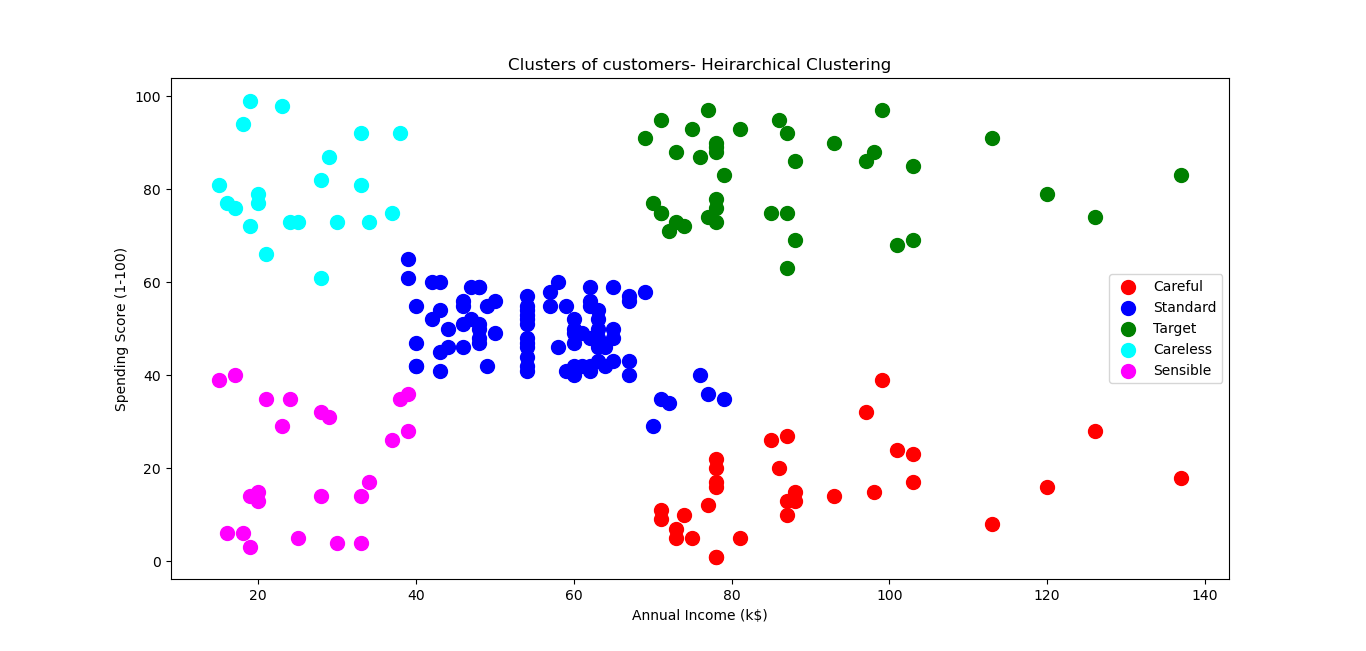

This chart was generated by the following Python code:
# Heirarchical Clustering

# Importing the libraries
import numpy as np
import matplotlib.pyplot as plt
import pandas as pd

# Importing the dataset
dataset = pd.read_csv('Mall_Customers.csv')
X = dataset.iloc[:, [3, 4]].values 

"""# Using the dendrogram to find the optimal number of clusters
import scipy.cluster.hierarchy as sch
dendrogram = sch.dendrogram(sch.linkage(X, method = 'ward'))
plt.title('Dendrogram')
plt.xlabel('Customers')
plt.ylabel('Euclidean distances')
plt.show()"""

# Training the Hierarchical Clustering model on the mall dataset
from sklearn.cluster import AgglomerativeClustering
hc = AgglomerativeClustering(n_clusters = 5, affinity = 'euclidean', linkage = 'ward')
y_hc = hc.fit_predict(X)

# Visualising the clusters
plt.scatter(X[y_hc == 0, 0], X[y_hc == 0, 1], s = 100, c = 'red', label = 'Careful')
plt.scatter(X[y_hc == 1, 0], X[y_hc == 1, 1], s = 100, c = 'blue', label = 'Standard')
plt.scatter(X[y_hc == 2, 0], X[y_hc == 2, 1], s = 100, c = 'green', label = 'Target')
plt.scatter(X[y_hc == 3, 0], X[y_hc == 3, 1], s = 100, c = 'cyan', label = 'Careless')
plt.scatter(X[y_hc == 4, 0], X[y_hc == 4, 1], s = 100, c = 'magenta', label = 'Sensible')
plt.title('Clusters of customers- Heirarchical Clustering')
plt.xlabel('Annual Income (k$)')
plt.ylabel('Spending Score (1-100)')
plt.legend()
plt.show()
